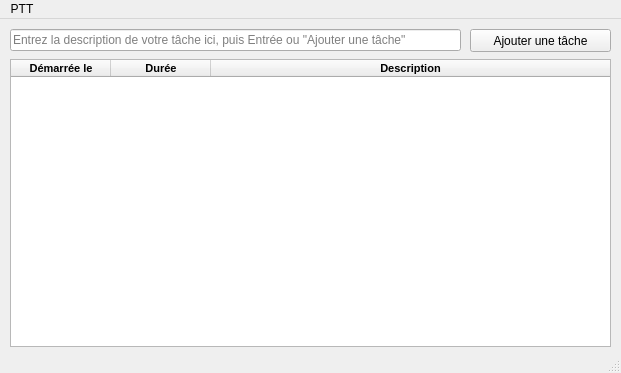
<?xml version="1.0" encoding="UTF-8"?>
<ui version="4.0">
 <class>ptt_main</class>
 <widget class="QMainWindow" name="ptt_main">
  <property name="geometry">
   <rect>
    <x>0</x>
    <y>0</y>
    <width>621</width>
    <height>373</height>
   </rect>
  </property>
  <property name="minimumSize">
   <size>
    <width>621</width>
    <height>373</height>
   </size>
  </property>
  <property name="maximumSize">
   <size>
    <width>621</width>
    <height>373</height>
   </size>
  </property>
  <property name="windowTitle">
   <string>PTT - Python Time Tracker</string>
  </property>
  <property name="windowIcon">
   <iconset>
    <normaloff>ptt.ico</normaloff>ptt.ico</iconset>
  </property>
  <property name="styleSheet">
   <string notr="true">font: 8pt &quot;Segoe UI&quot;;</string>
  </property>
  <widget class="QWidget" name="ptt_centralwidget">
   <widget class="QTableWidget" name="lst_tasks">
    <property name="geometry">
     <rect>
      <x>10</x>
      <y>40</y>
      <width>601</width>
      <height>288</height>
     </rect>
    </property>
    <property name="contextMenuPolicy">
     <enum>Qt::ActionsContextMenu</enum>
    </property>
    <property name="styleSheet">
     <string notr="true">alternate-background-color: rgb(220, 235, 245);</string>
    </property>
    <property name="editTriggers">
     <set>QAbstractItemView::NoEditTriggers</set>
    </property>
    <property name="alternatingRowColors">
     <bool>true</bool>
    </property>
    <property name="selectionMode">
     <enum>QAbstractItemView::ExtendedSelection</enum>
    </property>
    <property name="selectionBehavior">
     <enum>QAbstractItemView::SelectRows</enum>
    </property>
    <attribute name="horizontalHeaderDefaultSectionSize">
     <number>100</number>
    </attribute>
    <attribute name="horizontalHeaderMinimumSectionSize">
     <number>50</number>
    </attribute>
    <attribute name="horizontalHeaderStretchLastSection">
     <bool>true</bool>
    </attribute>
    <attribute name="verticalHeaderVisible">
     <bool>false</bool>
    </attribute>
    <attribute name="verticalHeaderDefaultSectionSize">
     <number>22</number>
    </attribute>
    <attribute name="verticalHeaderMinimumSectionSize">
     <number>22</number>
    </attribute>
    <column>
     <property name="text">
      <string>     Démarrée le     </string>
     </property>
     <property name="font">
      <font>
       <family>Segoe UI</family>
       <pointsize>8</pointsize>
       <weight>75</weight>
       <bold>true</bold>
      </font>
     </property>
    </column>
    <column>
     <property name="text">
      <string>Durée</string>
     </property>
     <property name="font">
      <font>
       <family>Segoe UI</family>
       <pointsize>8</pointsize>
       <weight>75</weight>
       <bold>true</bold>
      </font>
     </property>
    </column>
    <column>
     <property name="text">
      <string>Description</string>
     </property>
     <property name="font">
      <font>
       <family>Segoe UI</family>
       <pointsize>8</pointsize>
       <weight>75</weight>
       <bold>true</bold>
      </font>
     </property>
    </column>
   </widget>
   <widget class="QLineEdit" name="z_task_to_add">
    <property name="geometry">
     <rect>
      <x>10</x>
      <y>10</y>
      <width>451</width>
      <height>22</height>
     </rect>
    </property>
    <property name="placeholderText">
     <string>Entrez la description de votre tâche ici, puis Entrée ou &quot;Ajouter une tâche&quot;</string>
    </property>
   </widget>
   <widget class="QPushButton" name="btn_task_add">
    <property name="geometry">
     <rect>
      <x>470</x>
      <y>10</y>
      <width>141</width>
      <height>23</height>
     </rect>
    </property>
    <property name="text">
     <string>Ajouter une tâche</string>
    </property>
   </widget>
  </widget>
  <widget class="QMenuBar" name="ptt_menubar">
   <property name="geometry">
    <rect>
     <x>0</x>
     <y>0</y>
     <width>621</width>
     <height>19</height>
    </rect>
   </property>
   <widget class="QMenu" name="ptt_menu">
    <property name="title">
     <string>PTT</string>
    </property>
    <addaction name="actionAbout"/>
    <addaction name="separator"/>
    <addaction name="actionQuit"/>
   </widget>
   <addaction name="ptt_menu"/>
  </widget>
  <widget class="QStatusBar" name="ptt_statusbar"/>
  <action name="actionAbout">
   <property name="text">
    <string>A propos de PTT</string>
   </property>
   <property name="font">
    <font>
     <family>Segoe UI</family>
    </font>
   </property>
  </action>
  <action name="actionQuit">
   <property name="text">
    <string>Quitter</string>
   </property>
   <property name="font">
    <font>
     <family>Segoe UI</family>
    </font>
   </property>
  </action>
 </widget>
 <tabstops>
  <tabstop>z_task_to_add</tabstop>
  <tabstop>btn_task_add</tabstop>
  <tabstop>lst_tasks</tabstop>
 </tabstops>
 <resources/>
 <connections/>
</ui>
